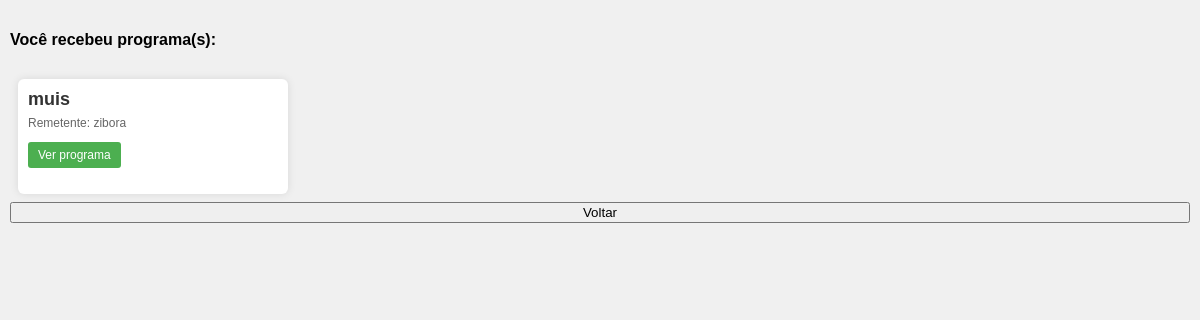
The page /atividades/atividades.php (signed in) on the database as committed earlier.
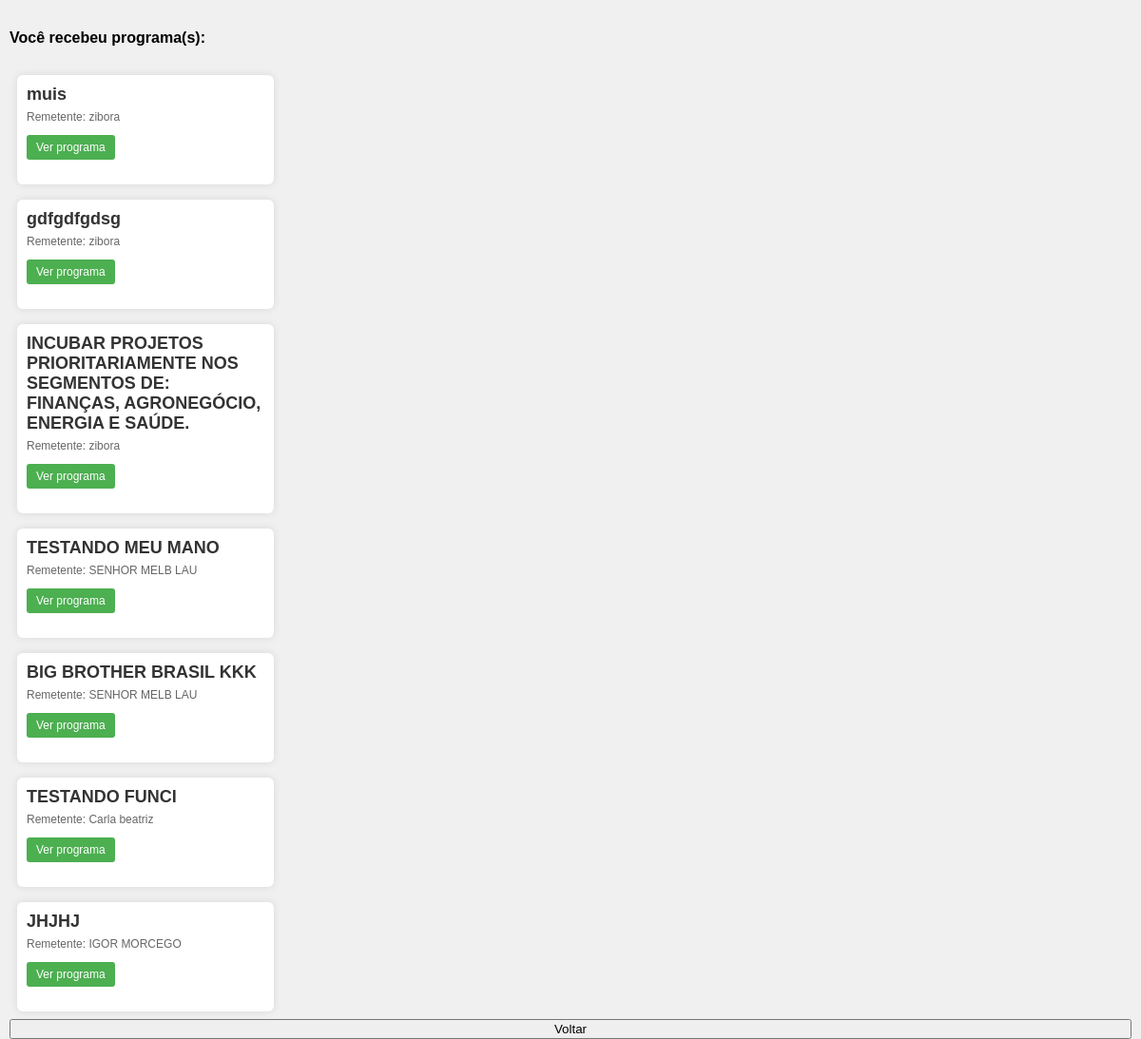
The same page on the database as committed later.
### tables this page shows
CREATE TABLE `enviar_programas` (
  `id` int(11) NOT NULL,
  `login_de` varchar(255) NOT NULL,
  `login_para` varchar(255) NOT NULL,
  `id_programa_enviado` varchar(255) NOT NULL,
  `view` tinyint(4) NOT NULL DEFAULT 0,
  `dt_envio` datetime NOT NULL
);

CREATE TABLE `programa` (
  `id_programa` varchar(155) NOT NULL,
  `nome_programa` varchar(255) NOT NULL,
  `cpf_criador` varchar(255) NOT NULL,
  `contrato_pertecente` varchar(255) NOT NULL,
  `numero` int(255) NOT NULL,
  `data_criada` datetime NOT NULL,
  `data_atualizada` datetime NOT NULL
);

### atividades/atividades.php (the view, shortened to what this page needs)
<?php
require_once "..\bancodedados/bd_conectar.php";
$login = $_SESSION['login'];
$chave_programa = "SELECT enviar_programas.*, programa.nome_programa, login.nome FROM enviar_programas
               INNER JOIN programa ON enviar_programas.id_programa_enviado = programa.id_programa
               INNER JOIN login ON enviar_programas.login_de = login.login
               WHERE enviar_programas.login_para = ?";
$stmt = $mysqli->prepare($chave_programa);
$stmt->bind_param("s", $login);
$stmt->execute();
$resultado = $stmt->get_result();
if ($resultado->num_rows >= 1) {
    echo "<h4>Você recebeu programa(s):</h4>";
} else {
    echo "<h4>No momento você não está em nenhum projeto!<h4>";
}
while ($dados = $resultado->fetch_assoc()) {
        $nome_programa = $dados['nome_programa'];
        $nome_remetente = $dados['nome'];
        echo '<div class="project-box">';
        echo '<form method="POST">';
        echo '<div class="project-title">' . $nome_programa . '</div>';
        echo '<div class="project-description">Remetente: ' . $nome_remetente . '</div>';
        echo '<button type="submit" name="botao_submit" class="project-button">Ver programa</button>';
        echo '</form>';
        echo '</div>';
}
?>
<!DOCTYPE html>
<html lang="en">
<head>
    <link rel="stylesheet" href="pasta_de_estilos/atividades.css">
    <link rel="stylesheet" href="https://cdn.jsdelivr.net/npm/sweetalert2@11.10.8/dist/sweetalert2.min.css">
</head>
<body class="body">
    <button onclick="teste()"> Voltar </button>
</body>
</html>

### atividades/pasta_de_estilos/atividades.css (style rules this page uses)
.body { margin: 10px; font-family: 'Arial', sans-serif; background-color: #f0f0f0; display: flex; flex-direction: column; height: 100vh; margin-left: 10px; }
.project-box { position: relative; background-color: #fff; border-radius: 6px; box-shadow: 0 0 8px rgba(0, 0, 0, 0.1); padding: 10px; margin: 8px; max-width: 250px; width: 100%; }
.project-title { font-size: 18px; font-weight: bold; color: #333; margin-bottom: 6px; }
.project-description { font-size: 12px; color: #666; margin-bottom: 12px; }
.project-button { background-color: #4caf50; color: #fff; padding: 6px 10px; border: none; border-radius: 3px; cursor: pointer; font-size: 12px; }

Rows that differ between the two databases and show on the page:
added enviar_programas: id_programa_enviado.nome_programa "gdfgdfgdsg", login.nome "zibora"
added enviar_programas: id_programa_enviado.nome_programa "INCUBAR PROJETOS PRIORITARIAMENTE NOS SEGMENTOS DE: FINANÇAS, AGRONEGÓCIO, ENERGIA E SAÚDE.", login.nome "zibora"
added enviar_programas: id_programa_enviado.nome_programa "TESTANDO MEU MANO", login.nome "SENHOR MELB LAU"
added enviar_programas: id_programa_enviado.nome_programa "BIG BROTHER BRASIL KKK", login.nome "SENHOR MELB LAU"
added enviar_programas: id_programa_enviado.nome_programa "TESTANDO FUNCI", login.nome "Carla beatriz"
added enviar_programas: id_programa_enviado.nome_programa "JHJHJ", login.nome "IGOR MORCEGO"
